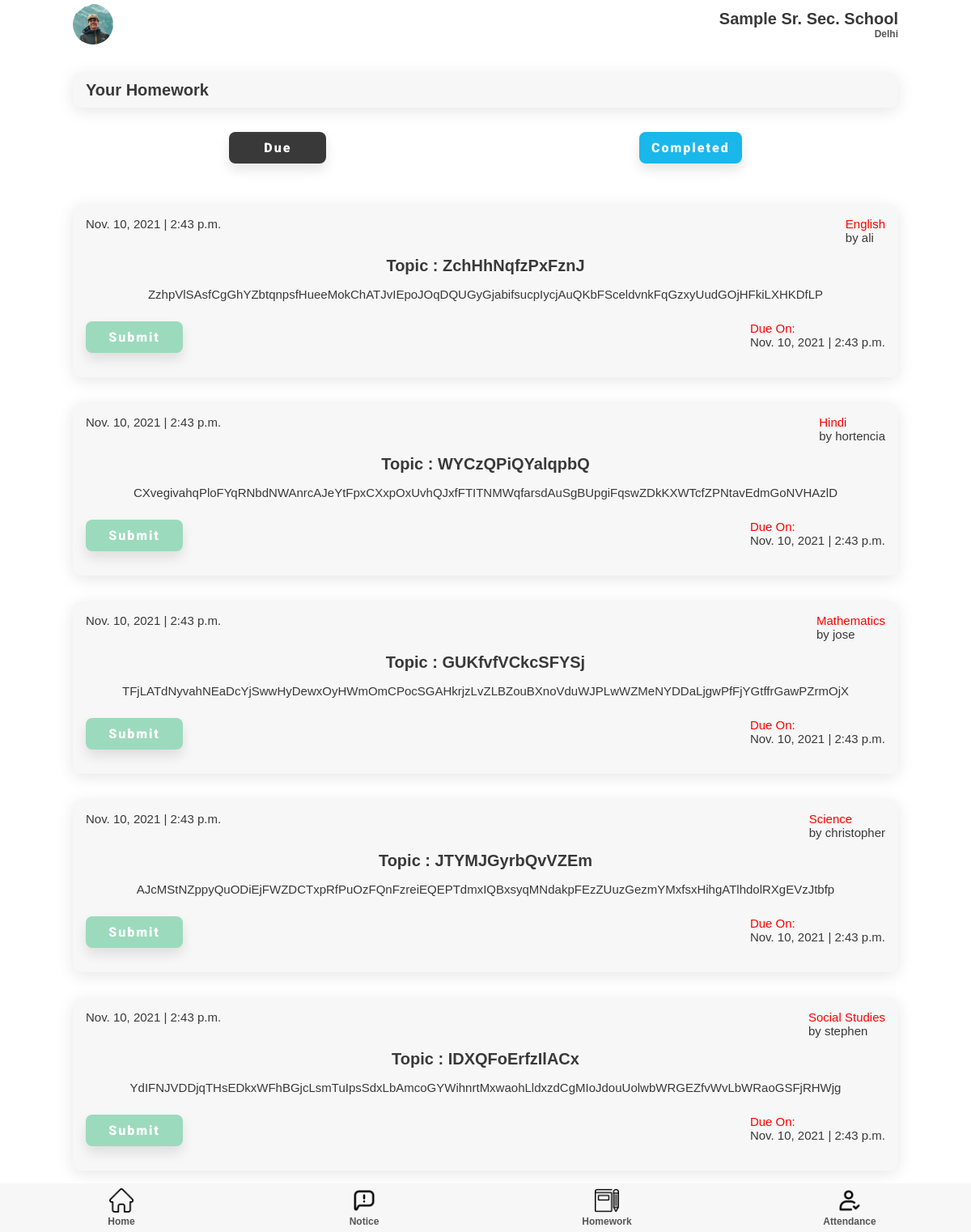
Page /homework/student/ (signed in) on the committed database.
### homework/models.py (models this page shows)
class Student_Homework(models.Model):
    subject = models.ForeignKey(subject, on_delete=models.CASCADE)
    homework = models.ForeignKey(Homework, on_delete=models.CASCADE)
    Class = models.ForeignKey(classSection, on_delete=models.CASCADE)

class Homework(models.Model):
    topic = models.CharField(max_length=200)
    desc = models.CharField(max_length=2000)
    due_date = models.DateTimeField()
    date = models.DateTimeField(auto_now=True)

### teacher/models.py (models this page shows)
class subject(models.Model):
    subject = models.CharField(max_length=50)
    Class = models.ForeignKey(classSection, on_delete=models.PROTECT)
    teacher = models.ForeignKey(teacher, on_delete=models.PROTECT)

class teacher(models.Model):
    fname = models.CharField(max_length=50)
    mname = models.CharField(max_length=50, blank=True, null=True)
    lname = models.CharField(max_length=50, blank=True, null=True)
    email = models.EmailField()
    phone = models.IntegerField()
    user = models.OneToOneField(User, on_delete=models.CASCADE, primary_key = True)
    school = models.ForeignKey('superadmin.school', on_delete=models.PROTECT)

### homework/views.py (the view)
# urls.py: path('student/', views.homeworkStudent, name='homework'),
def homeworkStudent(request):
    studentobj = student.objects.get(user = request.user)
    Class = studentobj.Class
    homeworks = Student_Homework.objects.filter(Class = Class)
    return render(request, 'homework.html', {'homeworks': homeworks})

### templates/student/homework.html (shortened to what this page needs)
{% extends 'index.html' %}
{% load static %}
{% block extra-head %}
    <link rel="stylesheet" href="{% static 'css/style.css' %}" />
    <link rel="stylesheet" href="{% static 'css/attendance.css' %}" />
    <link rel="stylesheet" href="{% static 'css/notice.css' %}" />
{% endblock extra-head %}
{% block nav %}
    <section id="nav">
        <nav class="top-navbar">
          <div class="profile-picture">
            <img src="{% static '/img/profile.jpg' %}" />
          </div>
          <div class="school-name">
            <h2>Sample Sr. Sec. School</h2>
            <h5 class="faded">Delhi</h5>
          </div>
        </nav>
      </section>
{% endblock nav %}
{% block content %}
    <section id="main">
      <section id="start-att">
        <div class="component-back">
          <div>
            <h2>Your Homework</h2>
          </div>
        </div>
      </section>
      <section id="due-compl">
        <div class="due-compl">
          <button class="btn btn-black">Due</button>
          <button class="btn">Completed</button>
        </div>
      </section>
      <section id="home-menu">
        <div class="home-menu">
        {% for homework in homeworks %}
          <div class="menu-list notice-list">
            <div class="notice-list-info">
              <p>{{ homework.homework.date.date }} | {{ homework.homework.date.time }}</p>
              <p>
                <span>{{ homework.subject.subject }} </span><br />
                <span>by {{ homework.subject.teacher.fname }} </span>
              </p>
            </div>
            <h2>Topic : {{ homework.homework.topic }}</h2>
            <p>
              {{ homework.homework.desc }}
            </p>
            <div class="duedate-submit-btn">
              <button class="btn btn-green">Submit</button>
              <p><span>Due On: </span><br /><span>{{ homework.homework.due_date.date }} | {{ homework.homework.due_date.time }}</span></p>
            </div>
          </div>
          {% endfor %}
        </div>
      </section>
    </section>
{% endblock content %}

### static/css/style.css (style rules this page uses)
:root { --dark-green: #1ab7ea; --light-green: #9cdabd; --dark-red: #fb3f4a; --light-red: #fb878e; --light-red: #2196f3; --light-grey: #f7f7f8; --dark-grey: #e7e7e8; --dark: #393939; --faded: #555555; --center-width: 85%; }
* { box-sizing: border-box; margin: 0; padding: 0; }
body { font-family: "Arial", sans-serif; -webkit-font-smoothing: antialiased; }
* { margin: 0; padding: 0; }
#main { margin: auto; margin-bottom: 60px; width: 100%; background-color: #fff; }
#nav { margin-bottom: 30px; }
.top-navbar { margin: auto; display: flex; justify-content: space-between; align-items: center; align-content: center; height: 60px; width: var(--center-width); }
.profile-picture { height: 50px; width: 50px; }
.profile-picture img { height: 100%; width: 100%; border-radius: 50px; object-fit: cover; }
.school-name { display: flex; flex-direction: column; align-items: flex-end; }
.home-menu, .goto { margin: 35px auto 0; width: var(--center-width); display: flex; flex-direction: column; justify-content: space-between; }
.menu-list, .component-back { background-color: var(--light-grey); border-radius: 10px; display: flex; justify-content: space-between; align-items: center; margin: 1em 0; padding: 10px 16px; transition: all 0.5s ease 0s; box-shadow: 0px 4px 20px rgba(0, 0, 0, 0.1); }
.btn { display: inline-block; background: var(--dark-green); color: #fff; padding: 10px 15px; min-width: 120px; font-size: 1rem; text-align: center; border: none; cursor: pointer; outline: none; box-shadow: 0px 8px 15px rgba(0, 0, 0, 0.1); transition: all 0.3s ease 0s; border-radius: 8px; letter-spacing: 2px; font-family: "Roboto", sans-serif; font-weight: 900; }
.btn-black { background-color: var(--dark); color: #fff; }
.btn-black { background-color: var(--dark); }
.btn-green { background-color: var(--light-green); }
p { color: var(--dark); font-size: 15px; font-weight: 300; }
h2 { color: var(--dark); text-transform: capitalize; font-size: 20px; font-weight: 600; }
h5 { color: var(--dark); font-size: 12px; font-weight: 600; }
.faded { color: var(--faded); }

### static/css/attendance.css (style rules this page uses)
#start-att { width: 85%; margin: auto; }

### static/css/notice.css (style rules this page uses)
.notice-list { flex-direction: column; }
.notice-list > * { margin: 5px 0px; }
.notice-list h2 { margin: 10px 0; }
.notice-list-info { width: 100%; display: flex; justify-content: space-between; }
#due-compl { width: var(--center-width); margin: auto; margin-top: 30px; }
.due-compl { display: flex; justify-content: space-around; }
.notice-list-info > p > span:nth-child(1), .duedate-submit-btn > p > span:nth-child(1) { color: red; }
.duedate-submit-btn { display: flex; width: 100%; justify-content: space-between; margin: 20px 0; }

### rows in the picture
Student_Homework: homework "Nov. 10, 2021", homework.date.time "2:43 p.m.", subject.subject "English", subject.teacher.fname "ali", homework.topic "ZchHhNqfzPxFznJ", homework.desc "ZzhpVlSAsfCgGhYZbtqnpsfHueeMokChATJvIEpoJOqDQUGyGjabifsucpIycjAuQKbFSceldvnkFqGzxyUudGOjHFkiLXHKDfLP", homework.due_date "Nov. 10, 2021", homework.due_date.time "2:43 p.m."
Student_Homework: homework "Nov. 10, 2021", homework.date.time "2:43 p.m.", subject.subject "Hindi", subject.teacher.fname "hortencia", homework.topic "WYCzQPiQYalqpbQ", homework.desc "CXvegivahqPloFYqRNbdNWAnrcAJeYtFpxCXxpOxUvhQJxfFTITNMWqfarsdAuSgBUpgiFqswZDkKXWTcfZPNtavEdmGoNVHAzlD", homework.due_date "Nov. 10, 2021", homework.due_date.time "2:43 p.m."
Student_Homework: homework "Nov. 10, 2021", homework.date.time "2:43 p.m.", subject.subject "Mathematics", subject.teacher.fname "jose", homework.topic "GUKfvfVCkcSFYSj", homework.desc "TFjLATdNyvahNEaDcYjSwwHyDewxOyHWmOmCPocSGAHkrjzLvZLBZouBXnoVduWJPLwWZMeNYDDaLjgwPfFjYGtffrGawPZrmOjX", homework.due_date "Nov. 10, 2021", homework.due_date.time "2:43 p.m."
Student_Homework: homework "Nov. 10, 2021", homework.date.time "2:43 p.m.", subject.subject "Science", subject.teacher.fname "christopher", homework.topic "JTYMJGyrbQvVZEm", homework.desc "AJcMStNZppyQuODiEjFWZDCTxpRfPuOzFQnFzreiEQEPTdmxIQBxsyqMNdakpFEzZUuzGezmYMxfsxHihgATlhdolRXgEVzJtbfp", homework.due_date "Nov. 10, 2021", homework.due_date.time "2:43 p.m."
Student_Homework: homework "Nov. 10, 2021", homework.date.time "2:43 p.m.", subject.subject "Social Studies", subject.teacher.fname "stephen", homework.topic "IDXQFoErfzIlACx", homework.desc "YdIFNJVDDjqTHsEDkxWFhBGjcLsmTuIpsSdxLbAmcoGYWihnrtMxwaohLldxzdCgMIoJdouUolwbWRGEZfvWvLbWRaoGSFjRHWjg", homework.due_date "Nov. 10, 2021", homework.due_date.time "2:43 p.m."
